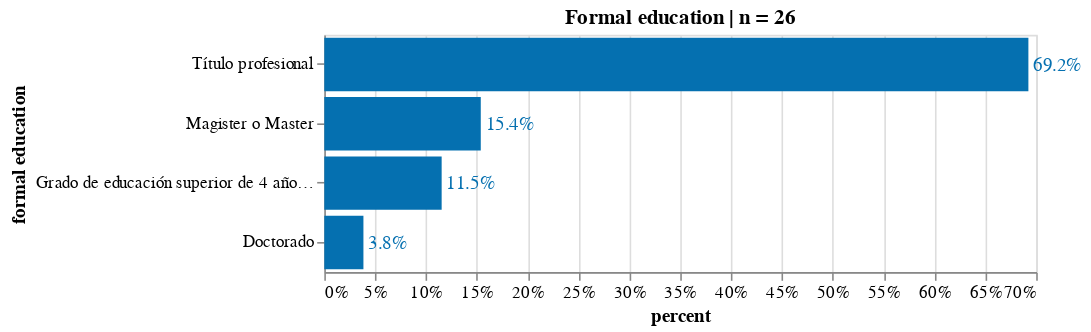

Source (notebook cell):
### Code cell
source = count_freq_labels(df, X="formal education") 
title = 'Formal education | n = '+ source['counts'].sum().astype(str)
X, Y = 'percent:Q', 'formal education:N'
w, h= 450, 150
txs, ls, ts = 12, 11, 12

chart_formal_education= simple_per_bar(
    source, title=title, X=X, Y=Y,\
    width=w, height=h, \
    text_size = txs, label_size = ls, title_size=ts)
chart_formal_education.display(renderer='svg')

### Figure 1 — Vega-Lite specification as saved in the notebook (floating-point values rounded to 4 significant figures)
{"config": {"view": {"continuousWidth": 400, "continuousHeight": 300}, "axis": {"labelFontSize": 11, "titleFontSize": 12}}, "layer": [{"mark": "bar", "encoding": {"color": {"condition": {"value": "orange", "test": "(datum.emotion === null)"}, "value": "#0570b0"}, "x": {"type": "quantitative", "axis": {"format": ".0%"}, "field": "percent"}, "y": {"type": "nominal", "field": "formal education", "sort": "-x"}}, "title": "Formal education | n = 26"}, {"mark": {"type": "text", "align": "left", "baseline": "middle", "dx": 3, "fontSize": 12}, "encoding": {"color": {"condition": {"value": "orange", "test": "(datum.emotion === null)"}, "value": "#0570b0"}, "text": {"type": "quantitative", "field": "percent", "format": ".1%"}, "x": {"type": "quantitative", "axis": {"format": ".0%"}, "field": "percent"}, "y": {"type": "nominal", "field": "formal education", "sort": "-x"}}, "title": "Formal education | n = 26"}], "data": {"name": "data-ce15ff1586a9859c6df4200aec66a172"}, "height": 150, "width": 450, "$schema": "https://vega.github.io/schema/vega-lite/v4.8.1.json", "datasets": {"data-ce15ff1586a9859c6df4200aec66a172": [{"counts": 18, "formal education": "Título profesional", "percent": 0.6923}, {"counts": 4, "formal education": "Magister o Master", "percent": 0.1538}, {"counts": 3, "formal education": "Grado de educación superior de 4 años o más", "percent": 0.1154}, {"counts": 1, "formal education": "Doctorado", "percent": 0.03846}]}}
